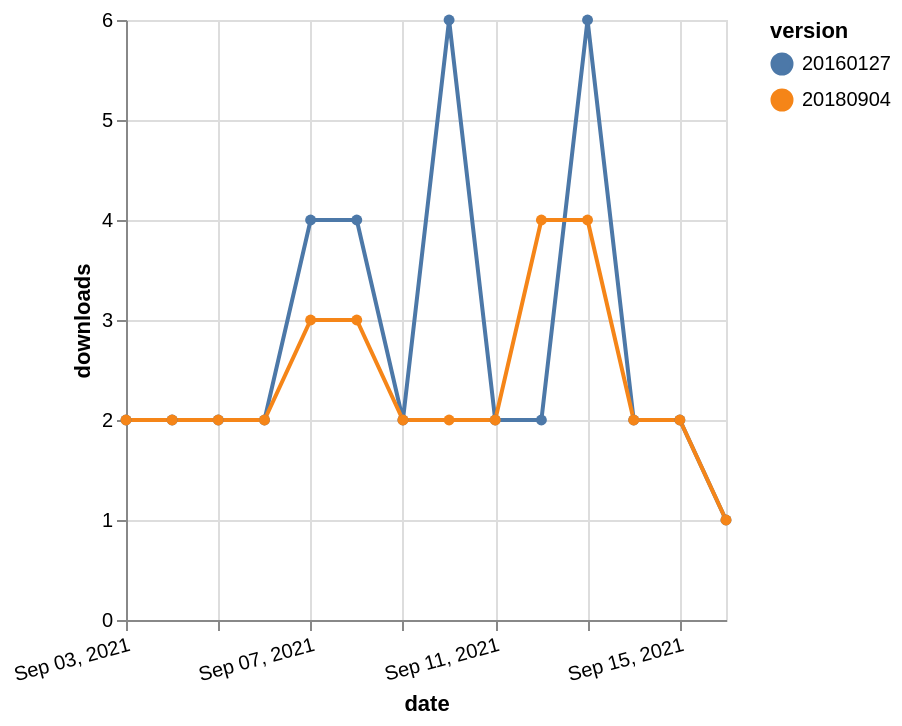

Source (Vega-Lite JSON):
### Vega-Lite specification from a JSON file in a GitHub repository (floating-point values rounded to 4 significant figures)
{"$schema": "https://vega.github.io/schema/vega-lite/v5.json", "description": "A simple bar chart with embedded data.", "data": {"values": [{"date": "2021-09-03", "total": 3108, "delta": 2, "version": "20160127"}, {"date": "2021-09-04", "total": 3110, "delta": 2, "version": "20160127"}, {"date": "2021-09-05", "total": 3112, "delta": 2, "version": "20160127"}, {"date": "2021-09-06", "total": 3114, "delta": 2, "version": "20160127"}, {"date": "2021-09-07", "total": 3118, "delta": 4, "version": "20160127"}, {"date": "2021-09-08", "total": 3122, "delta": 4, "version": "20160127"}, {"date": "2021-09-09", "total": 3124, "delta": 2, "version": "20160127"}, {"date": "2021-09-10", "total": 3130, "delta": 6, "version": "20160127"}, {"date": "2021-09-11", "total": 3132, "delta": 2, "version": "20160127"}, {"date": "2021-09-12", "total": 3134, "delta": 2, "version": "20160127"}, {"date": "2021-09-13", "total": 3140, "delta": 6, "version": "20160127"}, {"date": "2021-09-14", "total": 3142, "delta": 2, "version": "20160127"}, {"date": "2021-09-15", "total": 3144, "delta": 2, "version": "20160127"}, {"date": "2021-09-16", "total": 3145, "delta": 1, "version": "20160127"}, {"date": "2021-09-03", "total": 2434, "delta": 2, "version": "20180904"}, {"date": "2021-09-04", "total": 2436, "delta": 2, "version": "20180904"}, {"date": "2021-09-05", "total": 2438, "delta": 2, "version": "20180904"}, {"date": "2021-09-06", "total": 2440, "delta": 2, "version": "20180904"}, {"date": "2021-09-07", "total": 2443, "delta": 3, "version": "20180904"}, {"date": "2021-09-08", "total": 2446, "delta": 3, "version": "20180904"}, {"date": "2021-09-09", "total": 2448, "delta": 2, "version": "20180904"}, {"date": "2021-09-10", "total": 2450, "delta": 2, "version": "20180904"}, {"date": "2021-09-11", "total": 2452, "delta": 2, "version": "20180904"}, {"date": "2021-09-12", "total": 2456, "delta": 4, "version": "20180904"}, {"date": "2021-09-13", "total": 2460, "delta": 4, "version": "20180904"}, {"date": "2021-09-14", "total": 2462, "delta": 2, "version": "20180904"}, {"date": "2021-09-15", "total": 2464, "delta": 2, "version": "20180904"}, {"date": "2021-09-16", "total": 2465, "delta": 1, "version": "20180904"}]}, "width": "container", "mark": {"type": "line", "point": {"filled": true}}, "encoding": {"x": {"field": "date", "type": "temporal", "timeUnit": "yearmonthdate", "title": "date", "axis": {"labelAngle": -15}}, "y": {"field": "delta", "type": "quantitative", "title": "downloads"}, "color": {"field": "version", "type": "nominal"}, "tooltip": {"field": "delta"}}}
